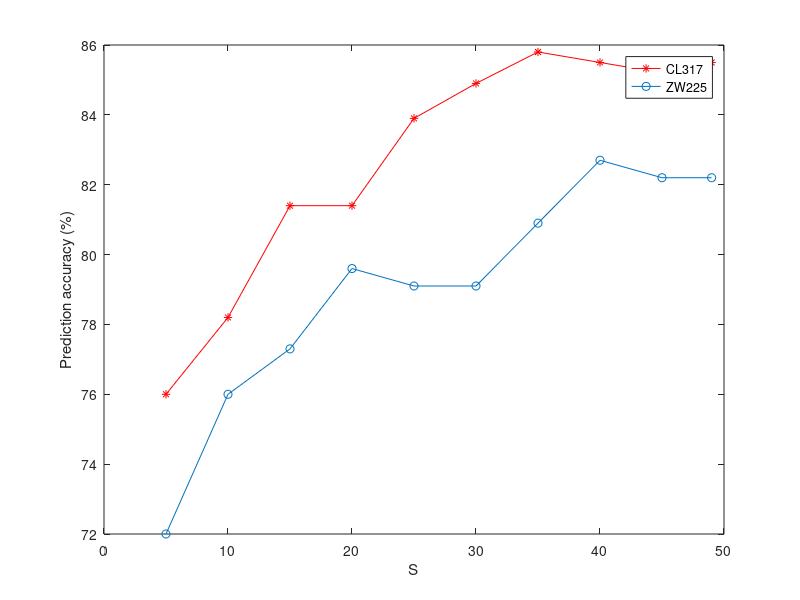

Write the MATLAB code that produced this figure.
clear all
clc
x1=[5 10 15 20 25 30 35 40 45 49];
y1=[76.0 	78.2 	81.4 	81.4 	83.9 	84.9 	85.8 	85.5 	85.2 	85.5  ];
y2=[72.0 	76.0 	77.3 	79.6 	79.1 	79.1 	80.9 	82.7 	82.2 	82.2  ];
plot(x1,y1,'r -*',x1,y2,'-o');
%xlabel(' \xi ')
xlabel(' S ')
ylabel('Prediction accuracy (%)')
legend('CL317','ZW225');
% figure
% x2=0:1:10;
% y3=[72.2 	78.5 	79.5 	83.6 	83.3 	82.6 	83.0 	82.6 	83.3 	83.3 	83.9  ];
% y4=[70.7 	76.4 	73.3 	77.3 	76.9 	77.3 	77.8 	76.9 	76.4 	76.4 	76.4  ];
%  plot(x2,y3,'r -*',x2,y4,'-o');
%  xlabel(' \xi ')
%   ylabel('Prediction accuracy (%)')
%   legend('CL317','ZW225');
  
% 
% figure
 %wei=10:10:100;
% Y1=[79.5 	84.9 	89.0 	89.3 	87.7 	86.1 	85.8 	83.9 	82.6 	80.4 ] ;
% Y2=[63.4 	73.8 	79.2 	82.6 	84.9 	84.5 	82.3 	80.8 	78.5 	74.4  ] ;
% Y3=[78.2 	84.5 	87.7 	89.0 	89.6 	88.6 	87.4 	88.3 	86.8 	86.4 ]; 
% Y4=[99.7 	98.7 	98.7 	98.4 	98.4 	97.8 	97.5 	97.5 	97.2 	97.2 ];
% plot(wei,Y1,'r -*',wei,Y2,'-o',wei,Y3,'-+',wei,Y4,'-^')
% xlabel(' Different dimensions ')
%  ylabel('Prediction accuracy (%)')
%   legend('PCA','Laplacian','AKPCA','LFDA');
% figure
% Y5=[74.2 	79.1 	85.8 	84.9 	83.6 	81.3 	78.7 	78.2 	77.8 	74.7  ]; 
% Y6=[69.3 	80.0 	82.2 	80.9 	82.2 	77.8 	73.8 	72.0 	68.0 	67.1  ]; 
% Y7=[74.7 	82.2 	84.0 	86.2 	84.9 	83.1 	80.9 	80.9 	77.3 	78.2 ];
% Y8=[99.6 	99.6 	99.6 	99.6 	99.6 	99.6 	99.6 	99.6 	99.1 	99.1 ] ;
% plot(wei,Y5,'r -*',wei,Y6,'-o',wei,Y7,'-+',wei,Y8,'-^')
% xlabel(' Different dimensions ')
% ylabel('Prediction accuracy (%)')
% legend('PCA','Laplacian','AKPCA','LFDA');
%  